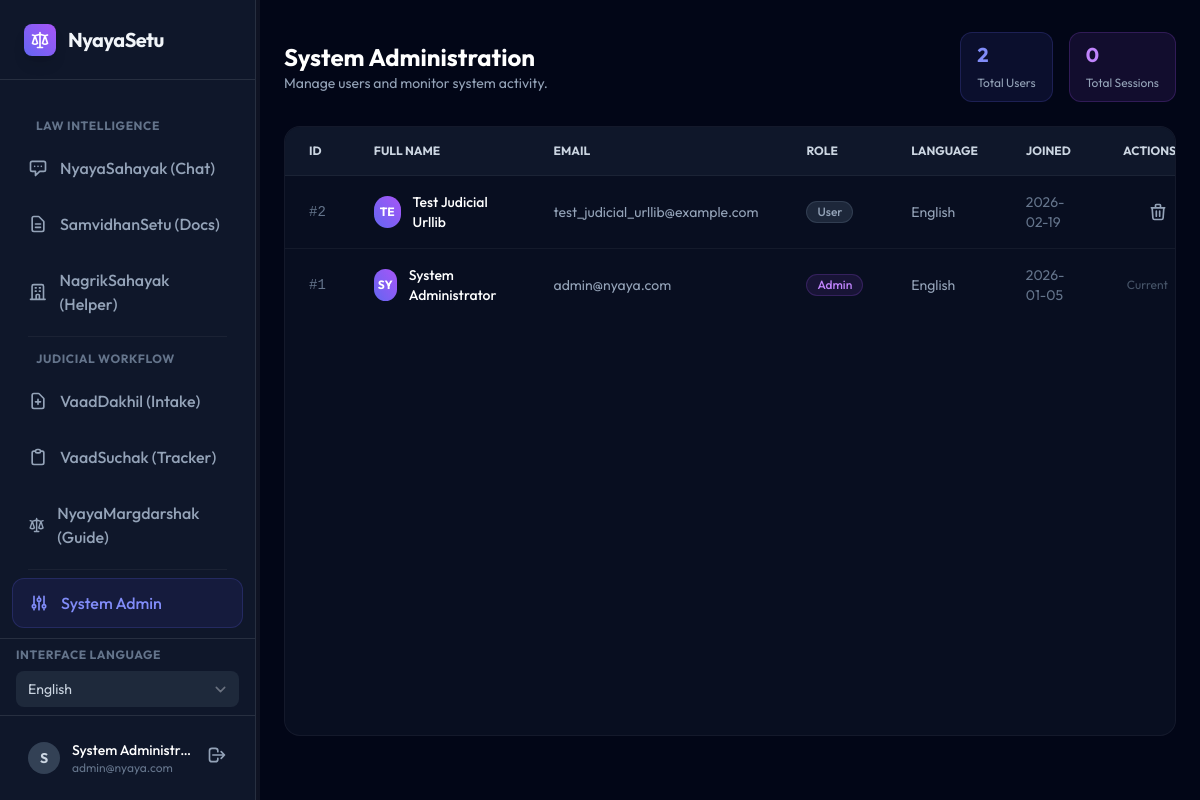
The page /admin-dashboard (signed in) on the database as committed earlier.
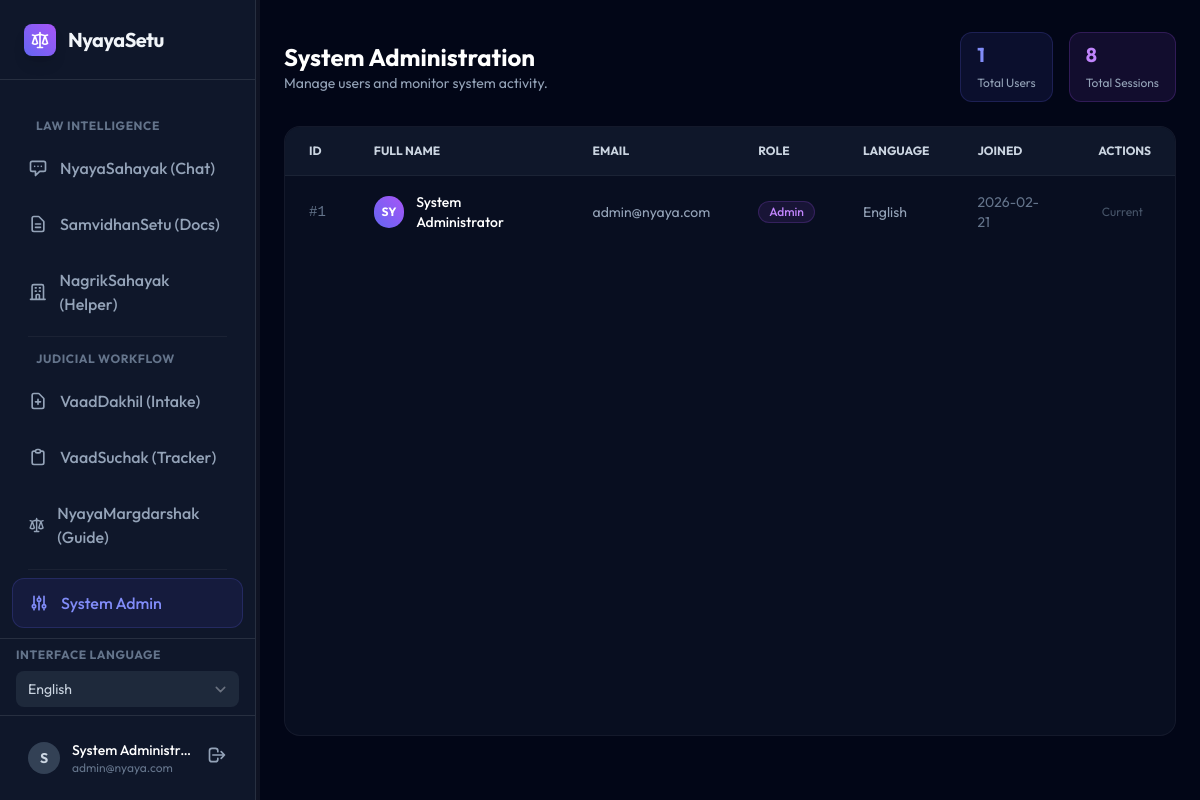
The same page on the database as committed later.
### backend/models.py (models this page shows)
class User(Base):
    __tablename__ = "users"
    id = Column(Integer, primary_key=True, index=True)
    email = Column(String, unique=True, index=True)
    full_name = Column(String)
    hashed_password = Column(String)
    is_active = Column(Boolean, default=True)
    role = Column(String, default=UserRole.USER.value)
    preferred_language = Column(String, default="en") # en, hi, bn, te
    created_at = Column(DateTime, default=datetime.utcnow)
    chats = relationship("ChatSession", back_populates="owner")
    judicial_chats = relationship("JudicialChatSession", back_populates="owner")
    cases = relationship("Case", back_populates="owner")

### backend/routers/pages.py (the view)
@router.get("/admin-dashboard", response_class=HTMLResponse)
async def admin_page(request: Request, user: models.User = Depends(auth.get_current_user_from_cookie), db: Session = Depends(database.get_db)):
    if not user:
        return RedirectResponse(url="/login")
    if user.role != "admin":
        return RedirectResponse(url="/dashboard")
    all_users = db.query(models.User).order_by(models.User.id.desc()).all()
    total_sessions = db.query(models.UserSession).count()
    return templates.TemplateResponse("admin_dashboard.html", {
        "request": request,
        "user": user,
        "users": all_users,
        "total_sessions": total_sessions
    })

### templates/admin_dashboard.html (shortened to what this page needs)
{% extends "dashboard_base.html" %}
{% block content %}
<div class="h-[calc(100vh-6rem)] flex flex-col">
    <div class="mb-6 flex items-center justify-between">
        <div>
            <h1 class="text-2xl font-bold text-white">System Administration</h1>
            <p class="text-sm text-slate-400">Manage users and monitor system activity.</p>
        </div>
        <div class="flex gap-4">
            <div class="bg-indigo-500/10 border border-indigo-500/20 px-4 py-2 rounded-xl">
                <span class="block text-xl font-bold text-indigo-400">{{ users|length }}</span>
                <span class="text-xs text-slate-400">Total Users</span>
            </div>
            <div class="bg-purple-500/10 border border-purple-500/20 px-4 py-2 rounded-xl">
                <span class="block text-xl font-bold text-purple-400">{{ total_sessions }}</span>
                <span class="text-xs text-slate-400">Total Sessions</span>
            </div>
        </div>
    </div>
    <div class="flex-1 bg-slate-900/50 border border-white/5 rounded-2xl overflow-hidden flex flex-col">
        <div class="overflow-x-auto">
            <table class="w-full text-left text-sm text-slate-400">
                <thead class="bg-slate-900 border-b border-white/5 text-xs uppercase font-semibold text-slate-300">
                    <tr>
                        <th class="px-6 py-4">ID</th>
                        <th class="px-6 py-4">Full Name</th>
                        <th class="px-6 py-4">Email</th>
                        <th class="px-6 py-4">Role</th>
                        <th class="px-6 py-4">Language</th>
                        <th class="px-6 py-4">Joined</th>
                        <th class="px-6 py-4 text-right">Actions</th>
                    </tr>
                </thead>
                <tbody class="divide-y divide-white/5">
                    {% for u in users %}
                    <tr class="hover:bg-white/5 transition-colors">
                        <td class="px-6 py-4 font-mono text-slate-500">#{{ u.id }}</td>
                        <td class="px-6 py-4 font-medium text-white flex items-center gap-3">
                            <div
                                class="w-8 h-8 rounded-full bg-gradient-to-tr from-indigo-500 to-purple-500 flex items-center justify-center text-xs font-bold text-white">
                                {{ u.full_name[:2].upper() }}
                            </div>
                            {{ u.full_name }}
                        </td>
                        <td class="px-6 py-4">{{ u.email }}</td>
                        <td class="px-6 py-4">
                            {% if u.role == 'admin' %}
                            <span
                                class="inline-flex items-center px-2.5 py-0.5 rounded-full text-xs font-medium bg-purple-500/10 text-purple-400 border border-purple-500/20">
                                Admin
                            </span>
                            {% else %}
                            <span
                                class="inline-flex items-center px-2.5 py-0.5 rounded-full text-xs font-medium bg-slate-700/50 text-slate-400 border border-slate-600/50">
                                User
                            </span>
                            {% endif %}
                        </td>
                        <td class="px-6 py-4">
                            {% if u.preferred_language == 'hi' %} Hindi
                            {% elif u.preferred_language == 'bn' %} Bengali
                            {% elif u.preferred_language == 'te' %} Telugu
                            {% else %} English {% endif %}
                        </td>
                        <td class="px-6 py-4 text-slate-500">
                            {{ u.created_at.strftime('%Y-%m-%d') if u.created_at else 'N/A' }}
                        </td>
                        <td class="px-6 py-4 text-right">
                            {% if u.id != user.id %}
                            <button onclick="deleteUser({{ u.id }}, '{{ u.email }}')"
                                class="text-slate-400 hover:text-red-400 hover:bg-red-400/10 p-2 rounded-lg transition-colors"
                                title="Delete User">
                                <svg xmlns="http://www.w3.org/2000/svg" class="h-5 w-5" fill="none" viewBox="0 0 24 24"
                                    stroke="currentColor">
                                    <path stroke-linecap="round" stroke-linejoin="round" stroke-width="2"
                                        d="M19 7l-.867 12.142A2 2 0 0116.138 21H7.862a2 2 0 01-1.995-1.858L5 7m5 4v6m4-6v6m1-10V4a1 1 0 00-1-1h-4a1 1 0 00-1 1v3M4 7h16" />
                                </svg>
                            </button>
                            {% else %}
                            <span class="text-xs text-slate-600 block px-2 py-2">Current</span>
                            {% endif %}
                        </td>
                    </tr>
                    {% endfor %}
                </tbody>
            </table>
        </div>
    </div>
</div>
{% endblock %}

### templates/dashboard_base.html (shortened to what this page needs)
<!DOCTYPE html>
<html lang="en">
<head>
    <script src="https://cdn.tailwindcss.com?plugins=forms,typography,aspect-ratio,line-clamp"></script>
</head>
<body class="bg-slate-950 text-slate-100 flex h-screen overflow-hidden antialiased">
    <aside id="main-sidebar"
        class="w-64 bg-slate-900 border-r border-white/10 flex-shrink-0 flex flex-col transition-all duration-300">
        <div class="h-20 flex items-center px-6 border-b border-white/10">
            <a href="/dashboard" class="flex items-center gap-3 w-full transition-opacity hover:opacity-80">
                <div
                    class="w-8 h-8 bg-gradient-to-tr from-indigo-500 to-purple-500 rounded-lg flex items-center justify-center shadow-lg">
                </div>
                <span class="font-bold text-xl tracking-tight">NyayaSetu</span>
            </a>
        </div>
        <nav class="flex-1 overflow-y-auto py-6 px-3 space-y-2">
            <div class="px-6 mb-2 mt-2">
                <span class="text-xs font-bold text-slate-500 uppercase tracking-wider" data-i18n="law_intelligence">Law
                    Intelligence</span>
            </div>
            <a href="/chat-ws"
                class="flex items-center gap-3 px-4 py-3 {{ 'bg-indigo-600/10 text-indigo-400 border border-indigo-500/20' if request.url.path == '/chat-ws' else 'text-slate-400 hover:text-slate-100 hover:bg-white/5' }} rounded-xl transition-all">
                <svg xmlns="http://www.w3.org/2000/svg" class="h-5 w-5" fill="none" viewBox="0 0 24 24"
                    stroke="currentColor">
                    <path stroke-linecap="round" stroke-linejoin="round" stroke-width="2"
                        d="M8 10h.01M12 10h.01M16 10h.01M9 16H5a2 2 0 01-2-2V6a2 2 0 012-2h14a2 2 0 012 2v8a2 2 0 01-2 2h-5l-5 5v-5z" />
                </svg>
                <span class="font-medium" data-i18n="chat_nav">NyayaSahayak (Chat)</span>
            </a>
            <a href="/doc-ws"
                class="flex items-center gap-3 px-4 py-3 {{ 'bg-indigo-600/10 text-indigo-400 border border-indigo-500/20' if request.url.path == '/doc-ws' else 'text-slate-400 hover:text-slate-100 hover:bg-white/5' }} rounded-xl transition-all">
                <svg xmlns="http://www.w3.org/2000/svg" class="h-5 w-5" fill="none" viewBox="0 0 24 24"
                    stroke="currentColor">
                    <path stroke-linecap="round" stroke-linejoin="round" stroke-width="2"
                        d="M9 12h6m-6 4h6m2 5H7a2 2 0 01-2-2V5a2 2 0 012-2h5.586a1 1 0 01.707.293l5.414 5.414a1 1 0 01.293.707V19a2 2 0 01-2 2z" />
                </svg>
                <span class="font-medium" data-i18n="docs_nav">SamvidhanSetu (Docs)</span>
            </a>
            <a href="/bureaucracy-ws"
                class="flex items-center gap-3 px-4 py-3 {{ 'bg-indigo-600/10 text-indigo-400 border border-indigo-500/20' if request.url.path == '/bureaucracy-ws' else 'text-slate-400 hover:text-slate-100 hover:bg-white/5' }} rounded-xl transition-all">
                <span class="font-medium" data-i18n="helper_nav">NagrikSahayak (Helper)</span>
            </a>
            <div class="h-px bg-white/5 my-2 mx-4"></div>
            <div class="px-6 mb-2 mt-2">
                <span class="text-xs font-bold text-slate-500 uppercase tracking-wider"
                    data-i18n="judicial_workflow">Judicial Workflow</span>
            </div>
            <a href="/judicial/intake"
                class="flex items-center gap-3 px-4 py-3 {{ 'bg-amber-600/10 text-amber-400 border border-amber-500/20' if request.url.path == '/judicial/intake' else 'text-slate-400 hover:text-slate-100 hover:bg-white/5' }} rounded-xl transition-all">
                <svg xmlns="http://www.w3.org/2000/svg" class="h-5 w-5" fill="none" viewBox="0 0 24 24"
                    stroke="currentColor">
                    <path stroke-linecap="round" stroke-linejoin="round" stroke-width="2"
                        d="M9 13h6m-3-3v6m5 5H7a2 2 0 01-2-2V5a2 2 0 012-2h5.586a1 1 0 01.707.293l5.414 5.414a1 1 0 01.293.707V19a2 2 0 01-2 2z" />
                </svg>
                <span class="font-medium" data-i18n="vaad_dakhil">VaadDakhil (Intake)</span>
            </a>
            <a href="/judicial/tracker"
                class="flex items-center gap-3 px-4 py-3 {{ 'bg-amber-600/10 text-amber-400 border border-amber-500/20' if request.url.path == '/judicial/tracker' else 'text-slate-400 hover:text-slate-100 hover:bg-white/5' }} rounded-xl transition-all">
                <svg xmlns="http://www.w3.org/2000/svg" class="h-5 w-5" fill="none" viewBox="0 0 24 24"
                    stroke="currentColor">
                    <path stroke-linecap="round" stroke-linejoin="round" stroke-width="2"
                        d="M9 5H7a2 2 0 00-2 2v12a2 2 0 002 2h10a2 2 0 002-2V7a2 2 0 00-2-2h-2M9 5a2 2 0 002 2h2a2 2 0 002-2M9 5a2 2 0 012-2h2a2 2 0 012 2" />
                </svg>
                <span class="font-medium" data-i18n="vaad_suchak">VaadSuchak (Tracker)</span>
            </a>
            <a href="/judicial/guidance"
                class="flex items-center gap-3 px-4 py-3 {{ 'bg-amber-600/10 text-amber-400 border border-amber-500/20' if request.url.path == '/judicial/guidance' else 'text-slate-400 hover:text-slate-100 hover:bg-white/5' }} rounded-xl transition-all">
                <span class="font-medium" data-i18n="nyaya_margdarshak">NyayaMargdarshak (Guide)</span>
            </a>
            <div class="h-px bg-white/5 my-2 mx-4"></div>
            {% if user.role == 'admin' %}
            <a href="/admin-dashboard"
                class="flex items-center gap-3 px-4 py-3 {{ 'bg-indigo-600/10 text-indigo-400 border border-indigo-500/20' if request.url.path == '/admin-dashboard' else 'text-purple-400 hover:text-purple-300 hover:bg-purple-500/10' }} rounded-xl transition-all">
                <span class="font-medium" data-i18n="admin_nav">System Admin</span>
            </a>
            {% endif %}
        </nav>
        <div class="px-4 py-2 border-t border-white/10">
            <label class="block text-xs font-bold text-slate-500 uppercase tracking-wider mb-2"
                data-i18n="interface_lang">Interface Language</label>
            <select id="global-lang-select"
                class="language-selector w-full bg-slate-800 text-slate-300 text-sm rounded-lg border-none focus:ring-1 focus:ring-indigo-500 py-2 px-3">
                <option value="en" {{ 'selected' if user.preferred_language=='en' else '' }}>English</option>
            </select>
        </div>
        <div class="p-4 border-t border-white/10">
            <div class="flex items-center gap-3 px-3 py-2">
                <div
                    class="w-8 h-8 rounded-full bg-slate-700 flex items-center justify-center text-sm font-bold text-slate-300">
                    {{ user.full_name[0] if user.full_name else 'U' }}
                </div>
                <div class="flex-1 min-w-0">
                    <p class="text-sm font-medium text-white truncate">{{ user.full_name }}</p>
                    <p class="text-xs text-slate-500 truncate">{{ user.email }}</p>
                </div>
                <form action="/logout" method="post">
                    <button type="submit" class="text-slate-400 hover:text-red-400 transition-colors" title="Logout">
                        <svg xmlns="http://www.w3.org/2000/svg" class="h-5 w-5" fill="none" viewBox="0 0 24 24"
                            stroke="currentColor">
                            <path stroke-linecap="round" stroke-linejoin="round" stroke-width="2"
                                d="M17 16l4-4m0 0l-4-4m4 4H7m6 4v1a3 3 0 01-3 3H6a3 3 0 01-3-3V7a3 3 0 013-3h4a3 3 0 013 3v1" />
                        </svg>
                    </button>
                </form>
            </div>
        </div>
    </aside>
    <div id="sidebar-resizer"
        class="w-1 bg-white/5 hover:bg-indigo-500 cursor-col-resize transition-colors flex-shrink-0 z-50"></div>
    <main class="flex-1 overflow-x-hidden overflow-y-auto bg-slate-950 relative">
        <div class="max-w-7xl mx-auto px-6 py-8">
            {% block content %}{% endblock %}
        </div>
    </main>
</body>
</html>

### templates/dashboard_base.html (style rules this page uses)
body { font-family: 'Outfit', sans-serif; }

Rows that differ between the two databases and show on the page:
removed User: id "2", full_name "TE", full_name "Test Judicial Urllib", email "test_judicial_urllib@example.com", role "User", preferred_language "English", created_at "2026-02-19"
changed User "System Administrator": created_at "2026-01-05" → "2026-02-21"
Other text that changed with them:
{{ users|length }}: "2" → "1"
{{ total_sessions }}: "0" → "8"
